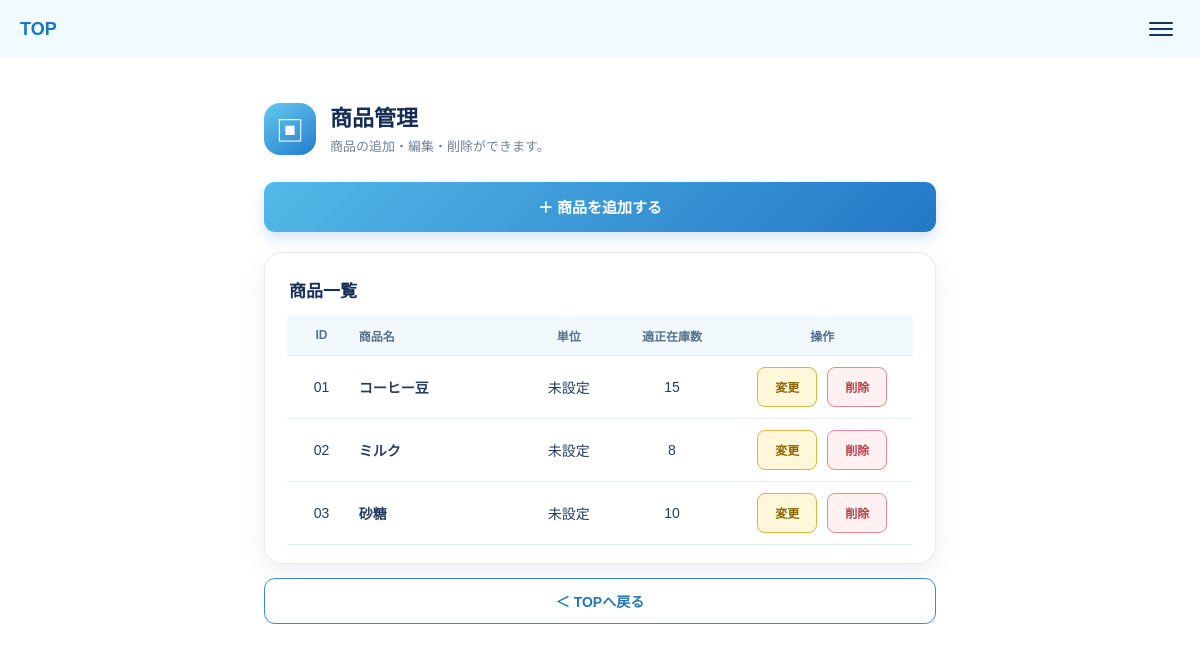
/products, run on an earlier commit of the app's database.
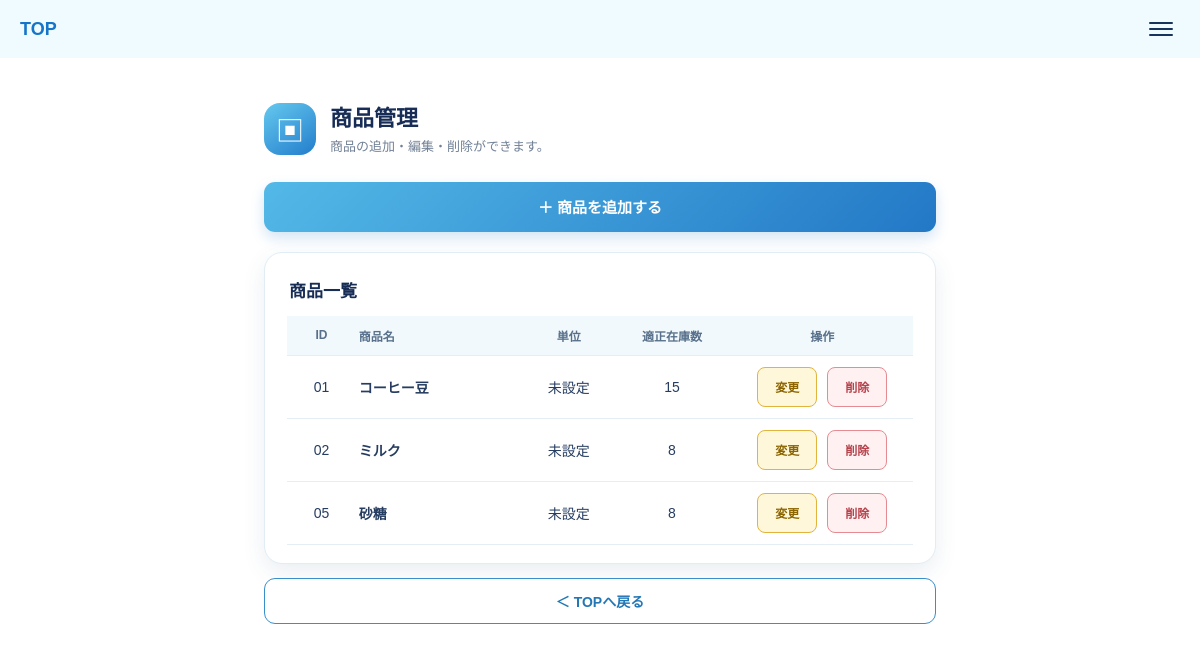
And on a later commit of the database.
### tables this page shows
CREATE TABLE products (
    id INTEGER PRIMARY KEY AUTOINCREMENT,
    name TEXT NOT NULL,
    stock INTEGER NOT NULL DEFAULT 0,
    proper_stock INTEGER NOT NULL
);

### app.py (the view)
@app.route("/products")
def product_list():
    conn = get_db_connection()
    products = conn.execute(
        "SELECT * FROM products ORDER BY id"
    ).fetchall()
    conn.close()
    return render_template(
        "product_list.html",
        products=products
    )

### app.py (called while the page is built)
def get_db_connection():
    conn = sqlite3.connect("inventory.db")
    conn.row_factory = sqlite3.Row
    columns = {
        row[1] for row in conn.execute("PRAGMA table_info(transactions)")
    }
    if columns and "product_id" not in columns:
        conn.execute("ALTER TABLE transactions ADD COLUMN product_id INTEGER")
        conn.commit()
    return conn

### templates/product_list.html (shortened to what this page needs)
<!DOCTYPE html>
{% extends "base.html" %}
{% block site_header %}
<header class="top-header">
    <a class="top-header__brand" href="{{ url_for('home') }}">TOP</a>
    <button class="menu-button" type="button" aria-label="メニュー">
        <span></span>
        <span></span>
        <span></span>
    </button>
</header>
{% endblock %}
{% block content %}
<div class="product-page product-list-page">
    <section class="product-heading">
        <div class="product-heading__icon" aria-hidden="true">▣</div>
        <div>
            <h1>商品管理</h1>
            <p>商品の追加・編集・削除ができます。</p>
        </div>
    </section>
    <a class="product-add-button" href="{{ url_for('add_product_master') }}">＋ 商品を追加する</a>
    <section class="product-table-card" aria-labelledby="product-table-heading">
        <h2 id="product-table-heading">商品一覧</h2>
        <div class="product-table-wrap">
            <table class="product-table">
                <thead>
                    <tr>
                        <th scope="col">ID</th>
                        <th scope="col">商品名</th>
                        <th scope="col">単位</th>
                        <th scope="col">適正在庫数</th>
                        <th scope="col">操作</th>
                    </tr>
                </thead>
                <tbody>
                    {% for product in products %}
                    <tr>
                        <td>{{ "%02d"|format(product.id) }}</td>
                        <td>{{ product.name }}</td>
                        <td>{{ product.unit if product.unit is defined else "未設定" }}</td>
                        <td>{{ product.proper_stock }}</td>
                        <td class="product-actions">
                            <a class="product-edit-button" href="{{ url_for('edit_product', product_id=product.id) }}">変更</a>
                            <form method="POST" action="{{ url_for('delete_product', product_id=product.id) }}" onsubmit="return confirm('この商品を削除しますか？');">
                                <button class="product-delete-button" type="submit">削除</button>
                            </form>
                        </td>
                    </tr>
                    {% else %}
                    <tr><td class="product-table__empty" colspan="5">商品が登録されていません</td></tr>
                    {% endfor %}
                </tbody>
            </table>
        </div>
    </section>
    <a class="product-page__top" href="{{ url_for('home') }}">＜ TOPへ戻る</a>
</div>
{% endblock %}

### templates/base.html (shortened to what this page needs)
<!DOCTYPE html>
<html lang="ja">
<head>
    <link rel="stylesheet"
          href="{{ url_for('static', filename='style.css') }}">
</head>
<body>
    {% block site_header %}{% endblock %}
    <main>
        {% block content %}
        {% endblock %}
    </main>
</body>
</html>

### static/style.css (style rules this page uses)
* { box-sizing: border-box; }
body { margin: 0; color: #162b52; background: #ffffff; font-family: "Yu Gothic", "Hiragino Kaku Gothic ProN", sans-serif; }
a { color: inherit; }
.top-header { display: flex; align-items: center; justify-content: space-between; min-height: 58px; padding: 0 20px; background: #f0fbff; }
.top-header__brand { color: #1475c9; font-size: 18px; font-weight: 700; text-decoration: none; }
.menu-button { display: grid; gap: 4px; width: 38px; padding: 8px 7px; border: 0; border-radius: 8px; background: transparent; }
.menu-button span { display: block; height: 2px; border-radius: 2px; background: #17345d; }
.product-page { width: min(100%, 720px); margin: 0 auto; padding: 24px 16px 44px; }
.product-heading { display: flex; align-items: center; gap: 14px; margin-bottom: 24px; }
.product-heading__icon { display: grid; flex: 0 0 52px; place-items: center; width: 52px; height: 52px; border-radius: 16px; color: #ffffff; background: linear-gradient(145deg, #65c9ee, #237dcc); font-size: 28px; }
.product-heading h1 { margin: 0 0 5px; color: #172d55; font-size: 22px; }
.product-heading p { margin: 0; color: #718096; font-size: 13px; line-height: 1.6; }
.product-add-button, .product-submit { display: flex; align-items: center; justify-content: center; width: 100%; min-height: 50px; border: 0; border-radius: 11px; color: #ffffff; background: linear-gradient(135deg, #53b9e7, #2378c6); box-shadow: 0 6px 14px rgba(35, 120, 198, 0.2); font-size: 15px; font-weight: 700; text-decoration: none; }
.product-table-card, .product-form { margin-top: 20px; padding: 18px 12px 14px; border: 1px solid #e0edf4; border-radius: 18px; background: #ffffff; box-shadow: 0 8px 22px rgba(48, 91, 130, 0.1); }
.product-table-card h2 { margin: 0 2px 14px; color: #172d55; font-size: 17px; }
.product-table { width: 100%; table-layout: fixed; border-collapse: collapse; color: #263d61; font-size: 11px; }
.product-table th, .product-table td { padding: 11px 3px; border-bottom: 1px solid #e5eef4; text-align: center; vertical-align: middle; }
.product-table th { color: #58708b; background: #f1f9fc; font-size: 10px; }
.product-table th:nth-child(1), .product-table td:nth-child(1) { width: 11%; }
.product-table th:nth-child(2), .product-table td:nth-child(2) { width: 27%; text-align: left; }
.product-table th:nth-child(3), .product-table td:nth-child(3) { width: 14%; }
.product-table th:nth-child(4), .product-table td:nth-child(4) { width: 19%; }
.product-table th:nth-child(5), .product-table td:nth-child(5) { text-align: center; vertical-align: middle; }
.product-table td:nth-child(2) { overflow: hidden; font-weight: 600; text-overflow: ellipsis; white-space: nowrap; }
.product-actions { display: flex; justify-content: center; align-items: center; gap: 6px; white-space: nowrap; flex-wrap: nowrap; }
.product-actions form { margin: 0; }
.product-actions { display: flex; align-items: center; justify-content: center; gap: 10px; flex-wrap: nowrap; }
.product-edit-button, .product-delete-button { display: flex; align-items: center; justify-content: center; width: 60px; height: 40px; padding: 0; border-radius: 8px; font-size: 12px; font-weight: 700; text-decoration: none; cursor: pointer; box-sizing: border-box; white-space: nowrap; }
.product-edit-button { border: 1px solid #e2b33d; color: #8c6500; background: #fff7d9; }
.product-delete-button { border: 1px solid #e58b91; color: #b6444d; background: #fff0f1; }
.product-page__top, .product-cancel { display: flex; align-items: center; justify-content: center; min-height: 46px; margin-top: 14px; border: 1px solid #398fc9; border-radius: 11px; color: #2477b5; background: #ffffff; font-size: 14px; font-weight: 700; text-decoration: none; }
@media (min-width: 768px) { .product-page { padding: 42px 24px 56px; } }
@media (min-width: 768px) { .product-table-card, .product-form { padding: 24px 22px 18px; } }
@media (min-width: 768px) { .product-table { font-size: 14px; } }
@media (min-width: 768px) { .product-table th { font-size: 12px; } }

What changed in the data, as far as the page shows it:
removed products: id "03", name "砂糖", unit "未設定", proper_stock "10"
added products: id "05", name "砂糖", unit "未設定", proper_stock "8"
